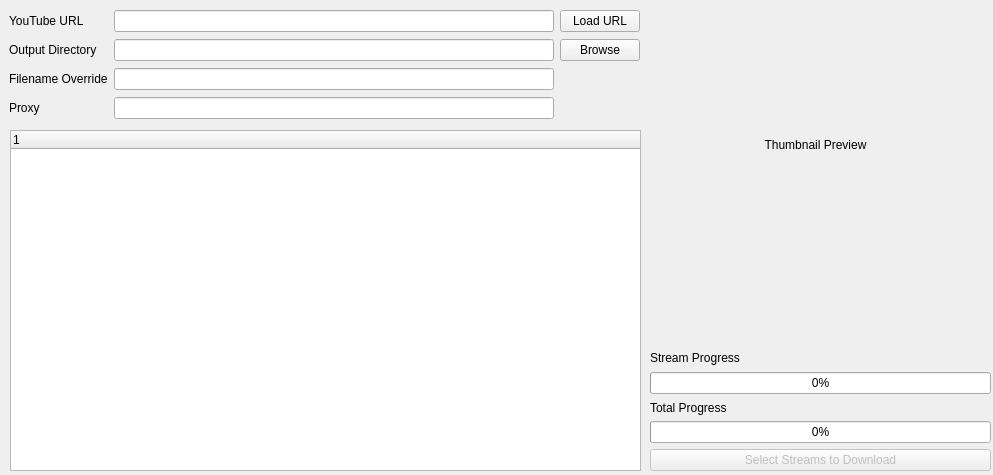
<?xml version="1.0" encoding="UTF-8"?>
<ui version="4.0">
 <class>Form</class>
 <widget class="QWidget" name="Form">
  <property name="geometry">
   <rect>
    <x>0</x>
    <y>0</y>
    <width>993</width>
    <height>475</height>
   </rect>
  </property>
  <property name="windowTitle">
   <string>Form</string>
  </property>
  <widget class="QWidget" name="gridLayoutWidget_2">
   <property name="geometry">
    <rect>
     <x>9</x>
     <y>9</y>
     <width>631</width>
     <height>111</height>
    </rect>
   </property>
   <layout class="QGridLayout" name="gridLayout_2">
    <item row="0" column="0">
     <widget class="QLabel" name="label">
      <property name="toolTip">
       <string>Video/Playlist URL</string>
      </property>
      <property name="text">
       <string>YouTube URL</string>
      </property>
      <property name="alignment">
       <set>Qt::AlignLeading|Qt::AlignLeft|Qt::AlignVCenter</set>
      </property>
     </widget>
    </item>
    <item row="2" column="1">
     <widget class="QLineEdit" name="filename_override"/>
    </item>
    <item row="0" column="2">
     <widget class="QPushButton" name="btn_load_url">
      <property name="toolTip">
       <string>Load stream data for the provided URL.

Large playlists can take time to fully populate!</string>
      </property>
      <property name="text">
       <string>Load URL</string>
      </property>
     </widget>
    </item>
    <item row="0" column="1">
     <widget class="QLineEdit" name="url">
      <property name="alignment">
       <set>Qt::AlignLeading|Qt::AlignLeft|Qt::AlignTop</set>
      </property>
     </widget>
    </item>
    <item row="1" column="1">
     <widget class="QLineEdit" name="output_path">
      <property name="alignment">
       <set>Qt::AlignLeading|Qt::AlignLeft|Qt::AlignTop</set>
      </property>
     </widget>
    </item>
    <item row="1" column="0">
     <widget class="QLabel" name="label_2">
      <property name="toolTip">
       <string>Directory to store the downloaded files</string>
      </property>
      <property name="text">
       <string>Output Directory</string>
      </property>
      <property name="alignment">
       <set>Qt::AlignLeading|Qt::AlignLeft|Qt::AlignVCenter</set>
      </property>
     </widget>
    </item>
    <item row="1" column="2">
     <widget class="QPushButton" name="btn_browse">
      <property name="text">
       <string>Browse</string>
      </property>
     </widget>
    </item>
    <item row="2" column="0">
     <widget class="QLabel" name="label_3">
      <property name="toolTip">
       <string>Overrides the Video Title for the filename.
Does not affect the file extension.
If multiple streams are downloaded at once, the encoding will be added to the filename as well.

If downloading from a playlist (more than one video loads in the stream list)
then the override will prepend the video title.</string>
      </property>
      <property name="text">
       <string>Filename Override</string>
      </property>
      <property name="alignment">
       <set>Qt::AlignLeading|Qt::AlignLeft|Qt::AlignVCenter</set>
      </property>
     </widget>
    </item>
    <item row="3" column="0">
     <widget class="QLabel" name="label_4">
      <property name="toolTip">
       <string>HTTP/HTTPS proxy.
Can provide both HTTP and HTTPS if you wish, comma separated.
Most commonly used is HTTPS.

NOTE: You need HTTP proxy for HTTP URLs, and HTTPS proxy for HTTPS URLs!</string>
      </property>
      <property name="text">
       <string>Proxy</string>
      </property>
      <property name="alignment">
       <set>Qt::AlignLeading|Qt::AlignLeft|Qt::AlignVCenter</set>
      </property>
     </widget>
    </item>
    <item row="3" column="1">
     <widget class="QLineEdit" name="proxies"/>
    </item>
   </layout>
  </widget>
  <widget class="QWidget" name="gridLayoutWidget_3">
   <property name="geometry">
    <rect>
     <x>650</x>
     <y>350</y>
     <width>341</width>
     <height>121</height>
    </rect>
   </property>
   <layout class="QGridLayout" name="gridLayout_3">
    <item row="1" column="0">
     <widget class="QProgressBar" name="progress_status">
      <property name="value">
       <number>0</number>
      </property>
     </widget>
    </item>
    <item row="4" column="0">
     <widget class="QPushButton" name="btn_download">
      <property name="enabled">
       <bool>false</bool>
      </property>
      <property name="text">
       <string>Select Streams to Download</string>
      </property>
     </widget>
    </item>
    <item row="3" column="0">
     <widget class="QProgressBar" name="progress_total">
      <property name="value">
       <number>0</number>
      </property>
     </widget>
    </item>
    <item row="0" column="0">
     <widget class="QLabel" name="status_text">
      <property name="text">
       <string>Stream Progress</string>
      </property>
     </widget>
    </item>
    <item row="2" column="0">
     <widget class="QLabel" name="status_total">
      <property name="text">
       <string>Total Progress</string>
      </property>
     </widget>
    </item>
   </layout>
  </widget>
  <widget class="QLabel" name="thumbnail_preview">
   <property name="geometry">
    <rect>
     <x>650</x>
     <y>10</y>
     <width>331</width>
     <height>269</height>
    </rect>
   </property>
   <property name="text">
    <string>Thumbnail Preview</string>
   </property>
   <property name="alignment">
    <set>Qt::AlignCenter</set>
   </property>
  </widget>
  <widget class="QTreeWidget" name="stream_tree">
   <property name="geometry">
    <rect>
     <x>10</x>
     <y>130</y>
     <width>631</width>
     <height>341</height>
    </rect>
   </property>
   <property name="columnCount">
    <number>1</number>
   </property>
   <column>
    <property name="text">
     <string notr="true">1</string>
    </property>
   </column>
  </widget>
 </widget>
 <resources/>
 <connections/>
</ui>
